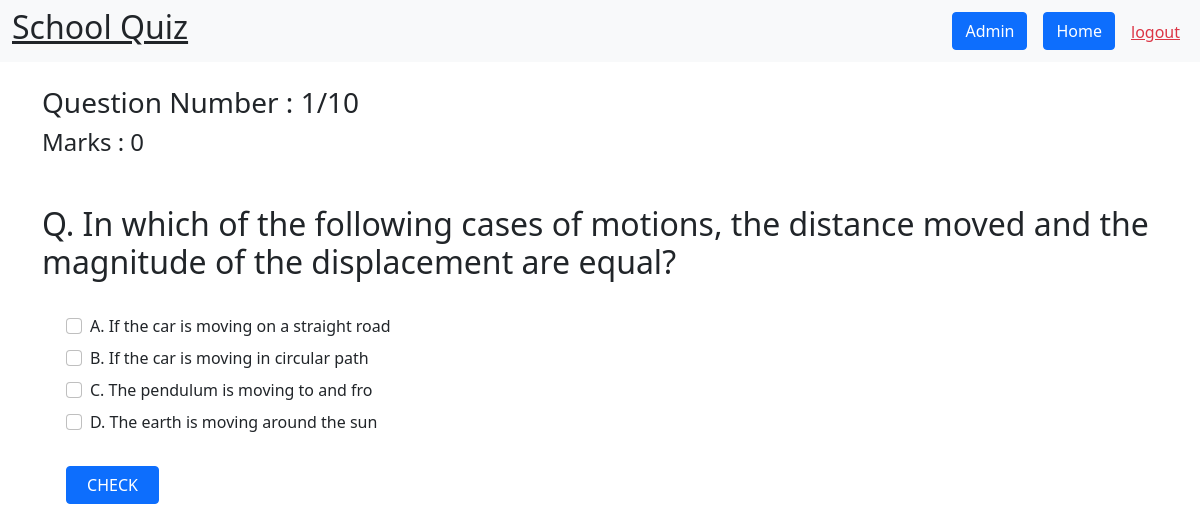
Screenshot of /appearquiz/2/1/ (signed in) with the database file from the repository.
### quiz/models.py (models this page shows, shortened)
class Questions(models.Model):
    quiz = models.ForeignKey(Quiz, on_delete=models.CASCADE)
    question_text = models.CharField(max_length=500)
    option_A = models.CharField(max_length=100)
    option_B = models.CharField(max_length=100)
    option_C = models.CharField(max_length=100)
    option_D = models.CharField(max_length=100)
    answer_A = models.BooleanField()
    answer_B = models.BooleanField()
    answer_C = models.BooleanField()
    answer_D = models.BooleanField()

### quiz/views.py (the view)
# urls.py: path('appearquiz/<int:qzid>/<int:qnid>/', views.appearQuestion),
def appearQuestion(request, qzid, qnid):
    quiz = Quiz.objects.get(id = qzid)
    questions = Questions.objects.filter(quiz=quiz)
    allquestions = []
    for q in questions:
        allquestions.append(q)
    if qnid > len(allquestions):
        return render(request, '404.html')
    appeared = AppearedQuizzes.objects.filter(user=request.user)
    if not appeared:
        return render(request, '404.html')
    if qnid == len(allquestions):
        last = True
    else:
        last = False
    constraints = {
        'name' : quiz.name,
        'question' : allquestions[qnid - 1],
        'number' : qnid,
        'mode': 'appear',
        'last': last,
    }
    return render(request, 'addAppearQuiz.html', constraints)

### templates/addAppearQuiz.html (shortened to what this page needs)
{% extends 'base.html' %}
{% block body %}
{% if user.is_authenticated %}
    {% if mode == 'appear' %}
    <div class="container mt-4 mb-4" >
        <form action="checkquiz/" method="POST" class="row">
            <h3 class="col-12">Question Number : {{number}}/10</h3>
            <h4 class="col-12 pb-4 mb-4">Marks : 0</h4>
            <h2>Q. {{question.question_text}}</h2>
            <div class="row m-4">
                <div class="form-check mb-2">
                    <input type="checkbox" class="form-check-input" id="op1" name="op1">
                    <label class="form-check-label" >A. {{question.option_A}}</label>
                </div>
                <div class="form-check mb-2">
                    <input type="checkbox" class="form-check-input" id="op2" name="op2">
                    <label class="form-check-label" >B. {{question.option_B}}</label>
                </div>
                <div class="form-check mb-2">
                    <input type="checkbox" class="form-check-input" id="op3" name="op3">
                    <label class="form-check-label" >C. {{question.option_C}}</label>
                </div>
                <div class="form-check mb-2">
                    <input type="checkbox" class="form-check-input" id="op4" name="op4">
                    <label class="form-check-label" >D. {{question.option_D}}</label>
                </div>
                <button onclick=done() type="submit" class="mt-4 col-2 col-lg-1 btn btn-primary" id="check">CHECK</button>
                <div class="col-2"></div>
            </div>
        </form>
    </div>
    {% endif %}
    {% else %}
    <div class="d-flex justify-content-spacearound">
        <h1 class="mt-4 pt-4">403 - Forbidden Area</h1>
    </div>
{% endif %}
{% endblock %}

### rows the page displays
Questions: question_text "In which of the following cases of motions, the distance moved and the magnitude of the displacement are equal?", option_A "If the car is moving on a straight road", option_B "If the car is moving in circular path", option_C "The pendulum is moving to and fro", option_D "The earth is moving around the sun"

### other values shown
{{ number }} "1"
